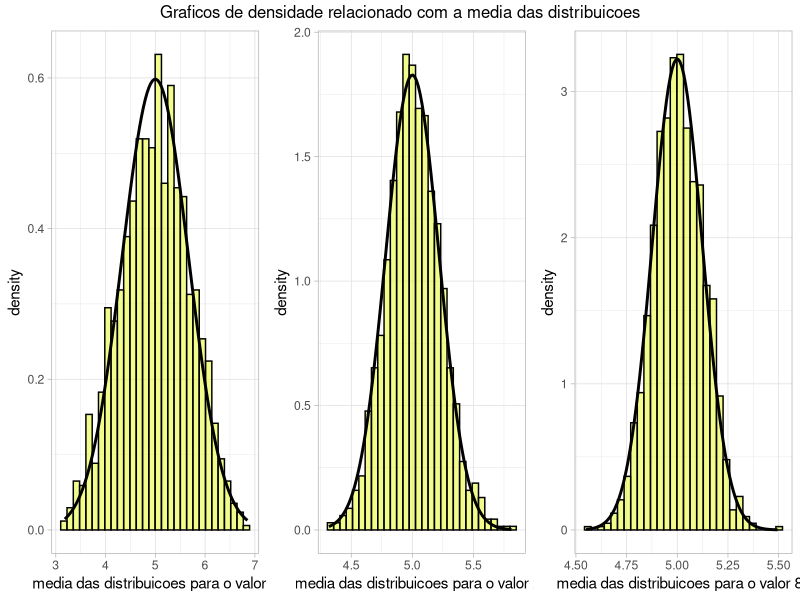

Write the R code that produced this figure.
library(ggplot2)
library(gridExtra)

n1 <- 3
n2 <- 28
n3 <- 87
seed <- 1334
amostras <- 1340
inf <- 3
sup <- 7

set.seed(seed)

E = (inf+sup)/2
V = ((sup-inf)^2)/12

vetor1 = c(0)
vetor2 = c(0)
vetor3 = c(0)
for (i in 1:amostras){
  data1 = runif(n1, inf, sup)
  data2 = runif(n2,inf,sup)
  data3 = runif(n3,inf,sup)
  media1 = mean(data1)
  media2 = mean(data2)
  media3 = mean(data3)
  
  vetor1[i] = media1
  vetor2[i] = media2
  vetor3[i] = media3
}

df = data.frame(vetor1,vetor2,vetor3)

plot1 <- ggplot(data=df) + 
  geom_histogram(aes(y = after_stat(density), x = vetor1),bins = 30,color="black", fill = "#E5F91C",alpha=0.5)+
  stat_function(fun = dnorm, args=list(mean = E,sd = sqrt(V/n1)), size =1)+
  labs(x = "media das distribuicoes para o valor 3")+
  theme_light()

plot2 <- ggplot(data=df) + 
  geom_histogram(aes(y = after_stat(density), x = vetor2),bins = 30,color="black", fill = "#E5F91C",alpha=0.5)+
  stat_function(fun = dnorm, args=list(mean = E,sd = sqrt(V/n2)), size =1)+
  labs(x = "media das distribuicoes para o valor 28")+
  theme_light()

plot3 <- ggplot(data=df) + 
  geom_histogram(aes(y = after_stat(density), x = vetor3),bins = 30,color="black", fill = "#E5F91C",alpha=0.5)+
  stat_function(fun = dnorm, args=list(mean = E,sd = sqrt(V/n3)), size =1)+
  labs(x = "media das distribuicoes para o valor 87")+
  theme_light()

grid.arrange(plot1,plot2,plot3,ncol=3,top="Graficos de densidade relacionado com a media das distribuicoes")
